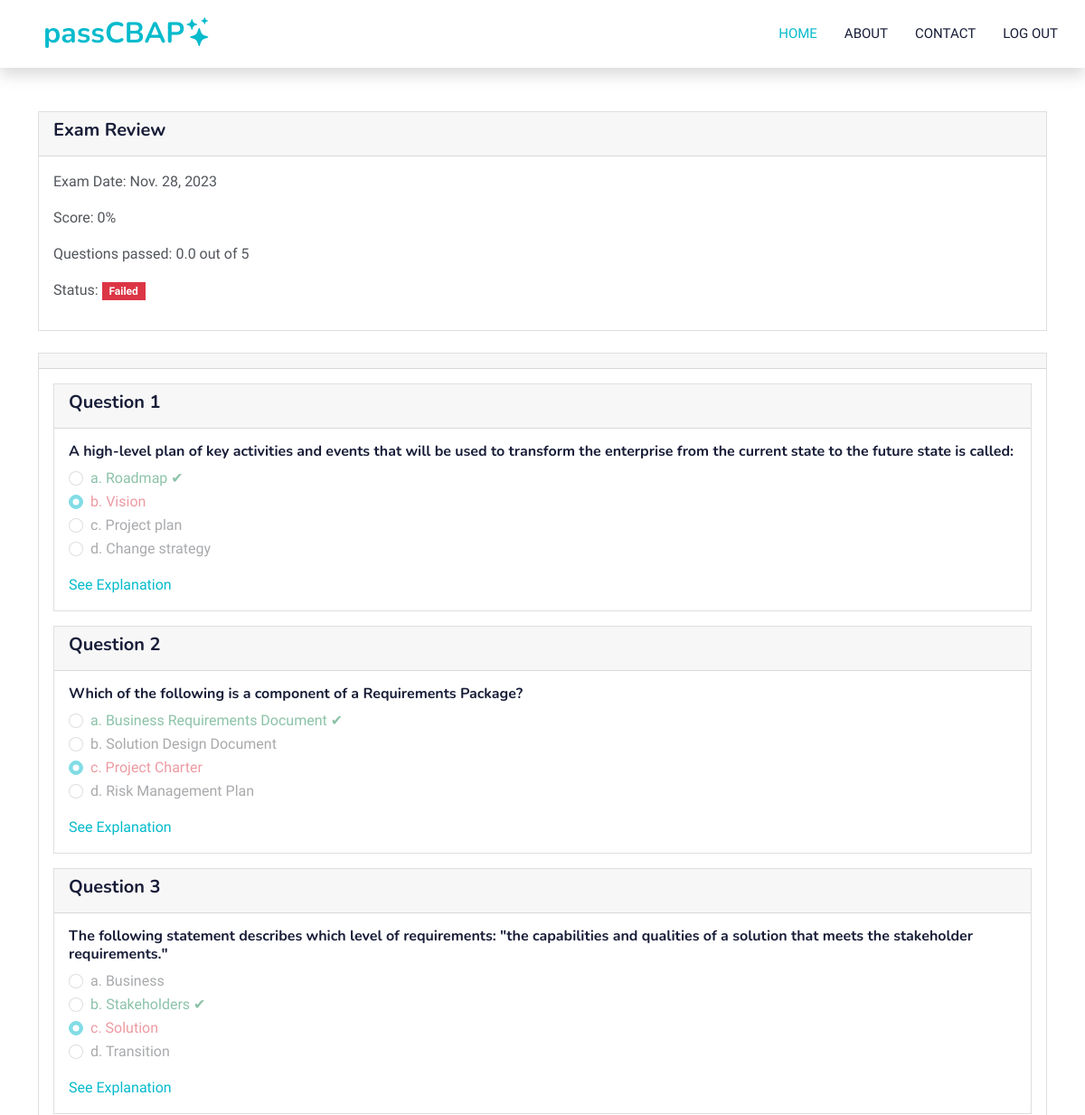
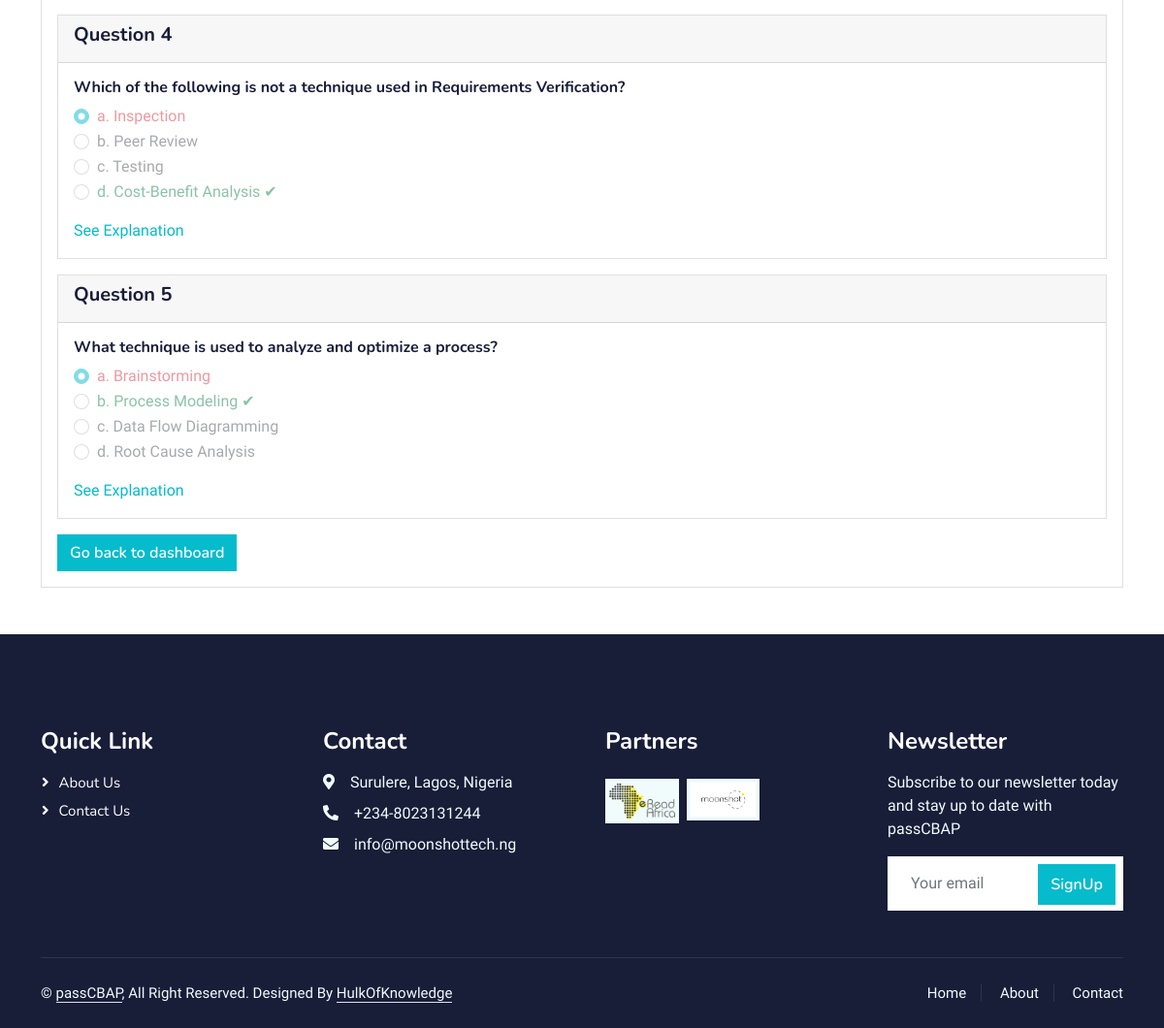
/quiz/review/4/ (signed in), run on the app's committed database (2 pictures, top to bottom).
### ExamInterface/models.py (models this page shows, shortened)
class UserExam(models.Model):
    user = models.ForeignKey(User, on_delete=models.CASCADE)
    exam = models.ForeignKey(Exam, on_delete=models.CASCADE)
    score = models.IntegerField()
    completed = models.BooleanField(default=False)
    date_completed = models.DateField()

class Question(models.Model):
    exam = models.ForeignKey(Exam, on_delete=models.CASCADE)
    question_id = models.IntegerField()
    question_category = models.CharField(max_length=100)
    question = models.TextField()
    options = models.JSONField()
    selected_answer = models.CharField(max_length=255, blank=True, null=True)
    correct_answer = models.CharField(max_length=100)
    explanation = models.TextField()

### ExamInterface/views.py (the view)
# urls.py: path('review/<int:user_exam_id>/', views.review_exam, name='review'),
@login_required(login_url='sign-in')
def review_exam(request, user_exam_id):
    user_exam = get_object_or_404(UserExam, id=user_exam_id)
    questions = Question.objects.filter(exam=user_exam.exam)
    num_questions = len(questions)
    num_correct = round((user_exam.score * num_questions)/100,0)
    context = {
        'user_exam': user_exam,
        'questions': questions,
        'num_correct': num_correct,
    }
    return render(request, 'ExamInterface/review.html', context)

### ExamInterface/templates/ExamInterface/review.html (shortened to what this page needs)
{% extends 'FormsInterface/base.html' %}
{% load static %}
{% block content %}
<div class="container mt-5">
    <div class="card">
        <div class="card-header">
            <h5>Exam Review</h5>
        </div>
        <div class="card-body">
            <p>Exam Date: {{ user_exam.date_completed }}</p>
            <p>Score: {{ user_exam.score }}%</p>
            <p>Questions passed: {{ num_correct }} out of {{ questions|length }}</p>
            <p>Status: <span class="badge {% if user_exam.score >= 70 %}bg-success{% else %}bg-danger{% endif %}">
                {% if user_exam.score >= 70 %}Passed{% else %}Failed{% endif %}
            </span></p>
        </div>
    </div>
    <div class="card mt-4">
        <div class="card-header"></div>
        <div class="card-body">
            <form>
                {% for question in questions|dictsort:'question_id' %}
                <div class="card mb-3">
                    <div class="card-header">
                        <h5>Question {{ question.question_id }}</h5>
                    </div>
                    <div class="card-body">
                        <h6>{{ question.question }}</h6>
                        {% for key, value in question.options.items %}
                                {% if value == question.correct_answer %}
                                    {% with key as correct_option %}
                                        {% if question.selected_answer == key %}
                                            <div class="form-check">
                                                <input class="form-check-input" type="radio" name="question_{{ question.id }}" id="option_{{ question.id }}_{{ key }}" value="{{ key }}" checked disabled>
                                                <label class="form-check-label text-success" for="option_{{ question.id }}_{{ key }}">
                                                    {{ key }}. {{ value }}
                                                    <span class="check-icon">✓</span>
                                                </label>
                                            </div>
                                        {% else %}
                                            <div class="form-check">
                                                <input class="form-check-input custom-radio" type="radio" name="question_{{ question.id }}" id="option_{{ question.id }}_{{ key }}" value="{{ key }}" disabled>
                                                <label class="form-check-label text-success" for="option_{{ question.id }}_{{ key }}">
                                                    {{ key }}. {{ value }}
                                                    <span class="mark-icon">✔</span>
                                                </label>
                                            </div>
                                        {% endif %}
                                    {% endwith %}
                                {% else %}
                                    {% if question.selected_answer == key %}
                                        <div class="form-check">
                                            <input class="form-check-input custom-radio" type="radio" name="question_{{ question.id }}" id="option_{{ question.id }}_{{ key }}" value="{{ key }}" checked disabled>
                                            <label class="form-check-label text-danger" for="option_{{ question.id }}_{{ key }}">
                                                {{ key }}. {{ value }}
                                            </label>
                                        </div>
                                    {% else %}
                                        <div class="form-check">
                                            <input class="form-check-input custom-radio" type="radio" name="question_{{ question.id }}" id="option_{{ question.id }}_{{ key }}" value="{{ key }}" disabled>
                                            <label class="form-check-label" for="option_{{ question.id }}_{{ key }}">
                                                {{ key }}. {{ value }}
                                            </label>
                                        </div>
                                    {% endif %}
                                {% endif %}
                            {% endfor %}
                        <a href="#" class="explanation-link">See Explanation</a>
                    </div>
                </div>
            {% endfor %}
                <a class="btn btn-primary" href="{% url 'dashboard' %}">Go back to dashboard</a>
            </form>
        </div>
    </div>
</div>
{% endblock %}

### static/css/style.css (style rules this page uses)
:root { --primary: #06BBCC; --light: #F0FBFC; --dark: #181d38; }
.btn { font-family: 'Nunito', sans-serif; font-weight: 600; transition: .5s; }
.btn.btn-primary, .btn.btn-secondary { color: #FFFFFF; }

### data on the page
UserExam: date_completed "Nov. 28, 2023", score "0"
Question: question_id "1", question "A high-level plan of key activities and events that will be used to transform the enterprise from the current state to the future state is called:", options "a", options "Roadmap", options "b", options "Vision", options "c" "d", options "Project plan" "Change strategy"
Question: question_id "2", question "Which of the following is a component of a Requirements Package?", options "a", options "Business Requirements Document", options "b" "d", options "Solution Design Document" "Risk Management Plan", options "c", options "Project Charter"
Question: question_id "3", question "The following statement describes which level of requirements: \"the capabilities and qualities of a solution that meets the stakeholder requirements.\"", options "a" "d", options "Business" "Transition", options "b", options "Stakeholders", options "c", options "Solution"
Question: question_id "4", question "Which of the following is not a technique used in Requirements Verification?", options "a", options "Inspection", options "b" "c", options "Peer Review" "Testing", options "d", options "Cost-Benefit Analysis"
Question: question_id "5", question "What technique is used to analyze and optimize a process?", options "a", options "Brainstorming", options "b", options "Process Modeling", options "c" "d", options "Data Flow Diagramming" "Root Cause Analysis"

### other printed values
{{ num_correct }} "0.0"
{{ questions|length }} "5"
